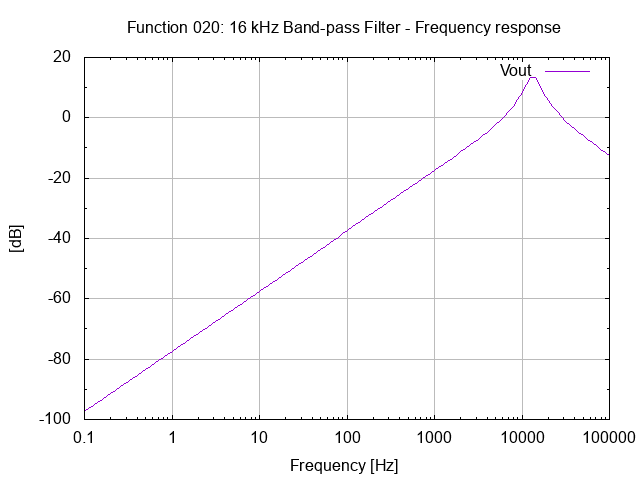

Generate this figure with gnuplot:
# setup terminal
set term png

# setup graph
set output "26.020.00.00.01.png"
set title "Function 020: 16 kHz Band-pass Filter - Frequency response"

# setup Y-axis
set grid ytics lt 1 lw 1 lc rgb "#bbbbbb"
set mytics
set ylabel "[dB]"

#setup X-axis
set logscale x 10
set grid xtics lt 1 lw 1 lc rgb "#bbbbbb"
set xlabel "Frequency [Hz]"

# setup plot style
set style data lines
plot '26.020.00.00.01.dat' using 1:2 title "Vout"

# set output back to default
set output

# reset terminal type
set terminal pop

